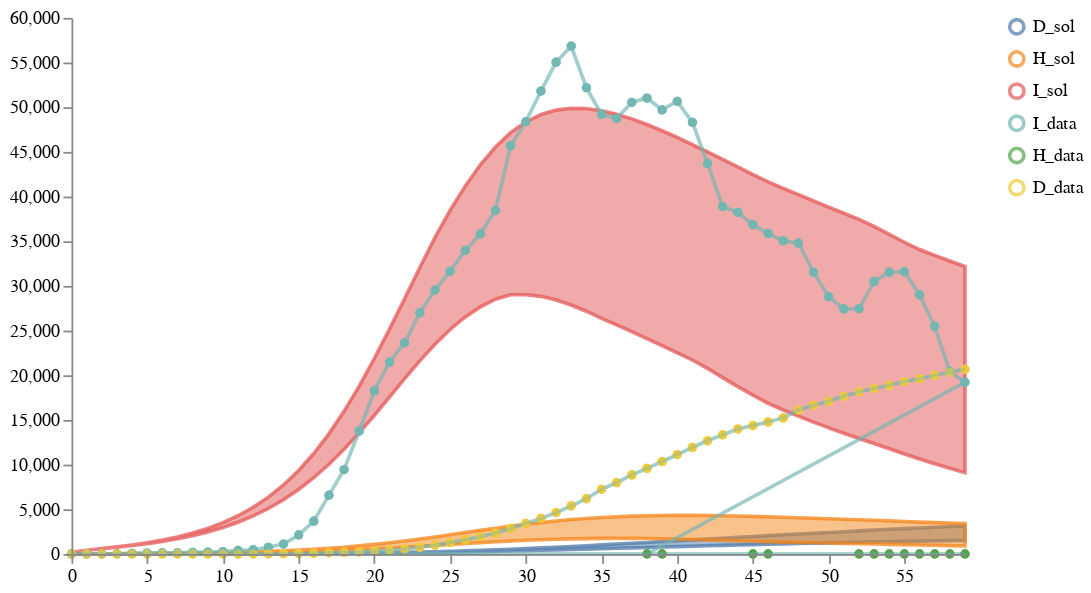

Notebook code for this chart:
### Code cell
num_samples = 100
model_paths = [model7_location]
data_path = "../../notebook/ensemble_eval_sa/NY_data1.csv"
weights = [1]
# solution_mappings = [{"I": "I", "H": "H", "D": "D"}]
solution_mappings = [{"I": "infected", "H": "hospitalized", "D": "dead"}]

# Run the calibration and sampling
result3 = load_and_calibrate_and_sample_ensemble_model(
    model_paths,
    data_path,
    weights,
    solution_mappings,
    num_samples,
    timepoints,
    verbose=True,
    total_population=19340000,
    num_iterations=50,
    time_unit="days",
    visual_options={"title": "Calibrated Ensemble", "subset":".*_sol"}
)

# # Save results
# result3["data"].to_csv(
#     "partI_ensemble_of_one_results.csv", index=False
# )
# result3["quantiles"].to_csv(
#     "partI_ensemble_of_one_quantiles.csv", index=False
# )

# Plot results
schema = plots.trajectories(pd.DataFrame(result3["data"]), subset=".*_sol",
                            points=test_data.reset_index(drop=True).rename(columns={"I":"I_data", "H":"H_data", "D":"D_data"}),
                           )
schema = plots.pad(schema, 5)
plots.ipy_display(schema)

### Figure 1 — Vega specification as saved in the notebook (floating-point values rounded to 4 significant figures; data arrays with more than 128 entries replaced by an {"elided": "..."} marker saying what was removed)
{"$schema": "https://vega.github.io/schema/vega/v5.json", "axes": [{"name": "x_axis", "orient": "bottom", "scale": "xscale", "zindex": 100}, {"name": "y_axis", "orient": "left", "scale": "yscale", "zindex": 100}], "data": [{"name": "distributions", "values": {"elided": "180 records"}}, {"name": "traces", "transform": [{"expr": "isValid(datum.value)", "type": "filter"}], "values": []}, {"name": "points", "values": {"elided": "132 records"}}, {"name": "markers", "values": []}, {"name": "selected", "on": [{"remove": true, "trigger": "clear"}, {"remove": true, "trigger": "!shift"}, {"insert": "clicked", "trigger": "!shift && clicked"}, {"toggle": "clicked", "trigger": "shift && clicked"}]}], "height": 300, "legends": [{"encode": {"labels": {"interactive": true, "name": "legendLabel", "update": {"opacity": [{"test": "!length(data('selected')) || indata('selected', 'value', datum.value)", "value": 1}, {"value": 0.25}]}}, "symbols": {"interactive": true, "name": "legendSymbol", "update": {"fill": {"value": "transparent"}, "opacity": [{"test": "!length(data('selected')) || indata('selected', 'value', datum.value)", "value": 0.7}, {"value": 0.15}], "size": {"value": 64}, "strokeWidth": {"value": 2}}}}, "name": "color_legend", "stroke": "color"}], "marks": [{"from": {"facet": {"data": "points", "groupby": "trajectory", "name": "points_split"}}, "marks": [{"encode": {"hover": {"fillOpacity": {"value": 0.9}}, "update": {"fill": {"field": "trajectory", "scale": "color"}, "fillOpacity": [{"test": "!length(data('selected')) || indata('selected', 'value', datum.trajectory)", "value": 0.5}, {"value": 0.15}], "size": {"value": 10}, "stroke": {"field": "trajectory", "scale": "color"}, "strokeOpacity": [{"test": "!length(data('selected')) || indata('selected', 'value', datum.trajectory)", "value": 0.75}, {"value": 0.15}], "strokeWidth": {"value": 2}, "tooltip": {"field": "value"}, "x": {"field": "timepoint", "scale": "xscale"}, "y": {"field": "value", "scale": "yscale"}}}, "from": {"data": "points"}, "name": "_points_symbol", "type": "symbol", "zindex": 3}, {"encode": {"hover": {"fillOpacity": {"value": 0.9}}, "update": {"interpolate": {"value": "linear"}, "stroke": {"field": "trajectory", "scale": "color"}, "strokeOpacity": [{"test": "!length(data('selected')) || indata('selected', 'value', datum.trajectory)", "value": 0.3}, {"value": 0.1}], "strokeWidth": {"value": 2}, "x": {"field": "timepoint", "scale": "xscale"}, "y": {"field": "value", "scale": "yscale"}}}, "from": {"data": "points"}, "name": "_points_line", "type": "line", "zindex": 3}], "name": "_points", "type": "group", "zindex": 3}, {"from": {"facet": {"data": "traces", "groupby": "trajectory", "name": "traces_split"}}, "marks": [{"encode": {"hover": {"fillOpacity": {"value": 0.9}}, "update": {"interpolate": {"value": "linear"}, "stroke": {"field": "trajectory", "scale": "color"}, "strokeOpacity": [{"test": "!length(data('selected')) || indata('selected', 'value', datum.trajectory)", "value": 0.75}, {"value": 0.15}], "strokeWidth": {"value": 2}, "x": {"field": "timepoint", "scale": "xscale"}, "y": {"field": "value", "scale": "yscale"}}}, "from": {"data": "traces_split"}, "name": "_traces_lines", "type": "line"}], "name": "_traces", "type": "group", "zindex": 2}, {"from": {"facet": {"data": "distributions", "groupby": "trajectory", "name": "trajectory_split"}}, "marks": [{"encode": {"hover": {"fillOpacity": {"value": 0.9}}, "update": {"fill": {"field": "trajectory", "scale": "color"}, "fillOpacity": [{"test": "!length(data('selected')) || indata('selected', 'value', datum.trajectory)", "value": 0.5}, {"value": 0.15}], "interpolate": {"value": "linear"}, "stroke": {"field": "trajectory", "scale": "color"}, "strokeOpacity": [{"test": "!length(data('selected')) || indata('selected', 'value', datum.trajectory)", "value": 0.75}, {"value": 0.15}], "strokeWidth": {"value": 2}, "x": {"field": "timepoint", "scale": "xscale"}, "y": {"field": "upper", "scale": "yscale"}, "y2": {"field": "lower", "scale": "yscale"}}}, "from": {"data": "trajectory_split"}, "type": "area"}], "name": "_distributions", "type": "group", "zindex": 1}, {"marks": [{"encode": {"enter": {"stroke": {"value": "lightgray"}}, "update": {"opacity": {"value": 1}, "x": {"field": "timepoint", "scale": "xscale"}, "y": {"signal": "height"}, "y2": {"value": 0}}}, "from": {"data": "markers"}, "name": "_marker text", "type": "rule"}, {"encode": {"enter": {"fontSize": {"value": 8}, "text": {"field": "datum.label"}, "y": {"value": 0}}}, "from": {"data": "_marker text"}, "name": "_marker flags", "transform": [{"as": ["x", "_y", "opacity", "align", "baseline"], "lineAnchor": "start", "offset": [1], "size": {"signal": "[width, height]"}, "type": "label"}], "type": "text"}], "name": "_markers", "type": "group"}], "padding": 5, "scales": [{"domain": {"fields": [{"data": "distributions", "field": "timepoint"}, {"data": "traces", "field": "timepoint"}, {"data": "points", "field": "timepoint"}, {"data": "markers", "field": "timepoint"}]}, "name": "xscale", "range": "width", "type": "linear", "zero": false}, {"domain": {"fields": [{"data": "distributions", "field": "lower"}, {"data": "distributions", "field": "upper"}, {"data": "traces", "field": "value"}, {"data": "points", "field": "value"}]}, "name": "yscale", "nice": true, "range": "height", "type": "linear", "zero": true}, {"domain": {"fields": [{"data": "distributions", "field": "trajectory"}, {"data": "traces", "field": "trajectory"}, {"data": "points", "field": "trajectory"}]}, "name": "color", "range": "category", "type": "ordinal"}], "signals": [{"name": "clear", "on": [{"events": "mouseup[!event.item]", "force": true, "update": "true"}], "value": true}, {"name": "shift", "on": [{"events": "@legendSymbol:click, @legendLabel:click", "force": true, "update": "event.shiftKey"}], "value": false}, {"name": "clicked", "on": [{"events": "@legendSymbol:click, @legendLabel:click", "force": true, "update": "{value: datum.value}"}], "value": null}], "width": 500}
